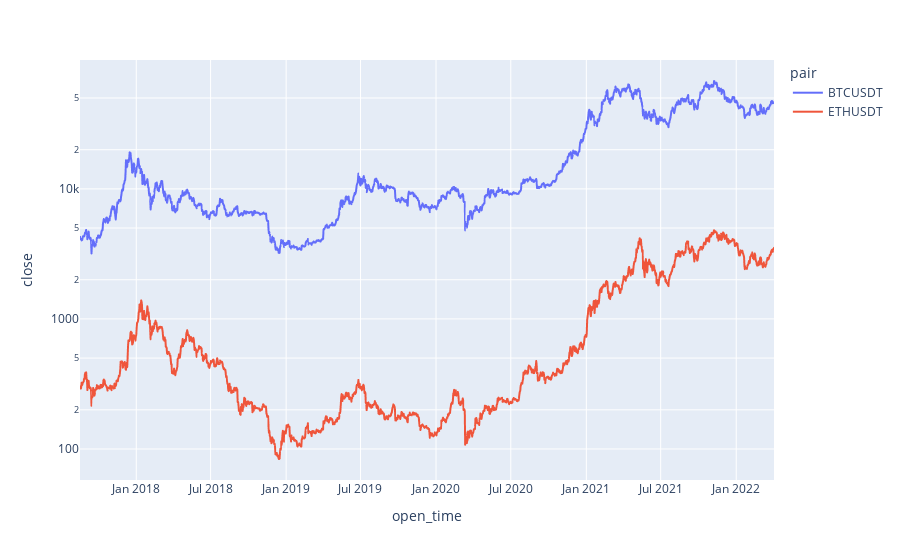

Notebook code for this chart:
### Code cell
# %load backtester.py
#!/usr/bin/env python3

import logging
import pandas as pd

from argparser import TradingData, convert_args_to_trading_variables, get_parsed_args
from binance_api_downloader import get_data
from simulator import run_simulation


def main():
    logging_setup()
    args = {'end_date': '2022-04-04',
 'interval': '1d',
 'pairs': ['BTCUSDT', 'ETHUSDT'],
 'start_date': '2000-01-01'}

    trading_vars = convert_args_to_trading_variables(args)

    pair_list = []
    for pair in trading_vars.pairs:
        args = {
            "ticker": pair,
            "start_date": trading_vars.start_date,
            "end_date": trading_vars.end_date,
            "interval": args["interval"],
        }

        data = get_data(args)

        if (args['interval'] == '1d'):
            # normalize the datetime to midnight if interval is 1 day
            data.index = data.index.map((lambda x: pd.Timestamp(x).replace(hour=0, minute=0, second=0)))

        multinindex = pd.MultiIndex.from_product([[pair], data.index.values], names=["pair", "open_time"])
        df = pd.DataFrame(data.values, columns=['open', 'high', 'low', 'close', 'volume'], index=multinindex)
        pair_list.append(df)

    data = pd.concat(pair_list)
    return data


def logging_setup():
    logging.basicConfig(
        level=logging.INFO,
        format="[%(levelname)s] %(message)s",
        datefmt="%Y-%m-%d %H:%M:%S",
        handlers=[logging.FileHandler("lastrun.log", mode="w"), logging.StreamHandler()],
    )

data = main()
data
price = data['close']
(price).vbt.plot()


import vectorbt as vbt
import plotly.express as px
import plotly.graph_objects as go

df = data

df.index.values
df.reset_index()


fig = px.line(df.reset_index(), x="open_time", y="close", color='pair', log_y=True)
#fig.update_yaxes(type="log")
fig.show()

df.reset_index().set_index(['pair', 'open_time'])

### Figure 1 — Plotly figure (JSON) as saved in the notebook; plotly's stock layout.template omitted (floating-point values rounded to 4 significant figures; data arrays with more than 128 entries replaced by an {"elided": "..."} marker saying what was removed)
{"data": [{"hovertemplate": "pair=BTCUSDT<br>open_time=%{x}<br>close=%{y}<extra></extra>", "legendgroup": "BTCUSDT", "line": {"color": "#636efa", "dash": "solid"}, "marker": {"symbol": "circle"}, "mode": "lines", "name": "BTCUSDT", "showlegend": true, "type": "scattergl", "x": {"elided": "1691 str values"}, "xaxis": "x", "y": {"elided": "1691 float values"}, "yaxis": "y"}, {"hovertemplate": "pair=ETHUSDT<br>open_time=%{x}<br>close=%{y}<extra></extra>", "legendgroup": "ETHUSDT", "line": {"color": "#EF553B", "dash": "solid"}, "marker": {"symbol": "circle"}, "mode": "lines", "name": "ETHUSDT", "showlegend": true, "type": "scattergl", "x": {"elided": "1691 str values"}, "xaxis": "x", "y": {"elided": "1691 float values"}, "yaxis": "y"}], "layout": {"legend": {"title": {"text": "pair"}, "tracegroupgap": 0}, "margin": {"t": 60}, "xaxis": {"anchor": "y", "domain": [0, 1], "title": {"text": "open_time"}}, "yaxis": {"anchor": "x", "domain": [0, 1], "title": {"text": "close"}, "type": "log"}}}
